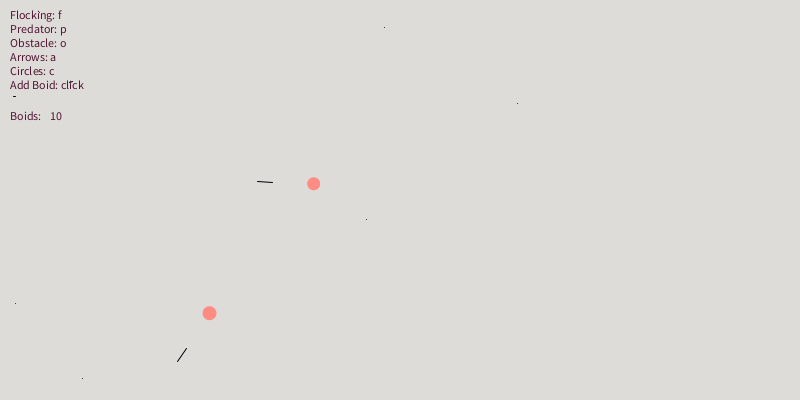
Frame 1 (no input)
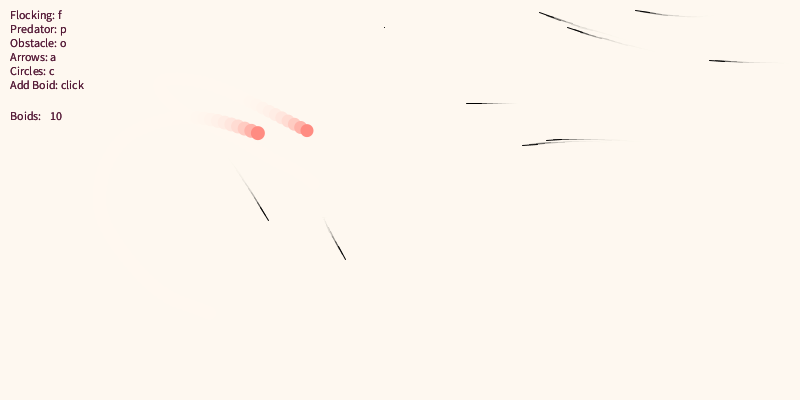
Frame 60 (the mouse pressed at the canvas centre just before this capture)
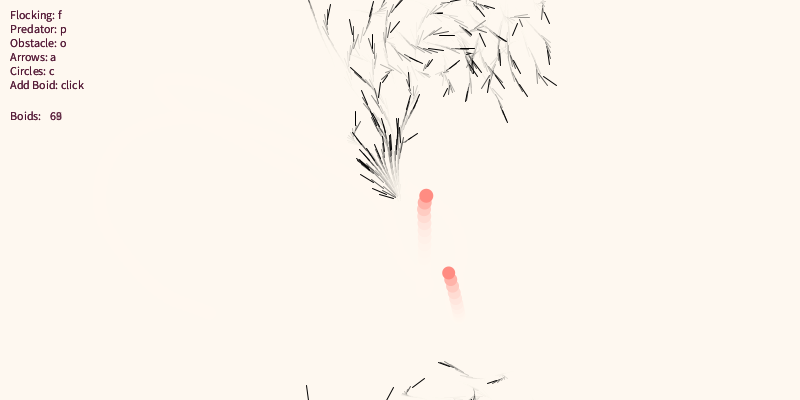
Frame 120 (the mouse held since frame 60 and released just before this capture)

The Processing sketch that drew these frames (run headless with seeded random() and noise(); from frame 60 on, the mouse is pressed at the canvas centre):

// Processing sketch: flocking_predator_tutorial
// ── flocking_predator_tutorial.pde
//A flocking simulation based on Daniel Shiffman's chapter 
//about steering forces in 'The nature of code'.
//Starts out with boidNum boids and predNum predators. 
//Clicking adds boids.
//if Obstacles is true, the boids flee from the mouse.
//There's some control over how the boids are displayed with 'a' and 'c'.
//Behaviour is controlled with 'f', 'p' and 'o'.
//abel_jansma(at)hotmail(dot)com


ArrayList<Boid> boids = new ArrayList<Boid>(); //To store all boids in.
ArrayList<Predator> preds = new ArrayList<Predator>(); //To store all predators in.
int boidNum = 10; //Initial number of boids created.
int predNum = 2; //Initial number of predators created.
PVector mouse; //Mouse-vector to use as obstacle.
float obstRad = 60; //Radius of mouse-obstacle.
int boolT = 0; //Keeps track of time to improve user-input.

boolean flocking = true; //Toggle flocking.
boolean arrow = true; //Toggle arrows.
boolean circle = false; //Toggle circles.
boolean predBool = true; //Toggle predators.
boolean obsBool = false; //Toggle obstacles.


void setup() {
  size(800, 400);
  smooth();

  for (int i=0; i<boidNum; i++) { //Make boidNum boids.
    boids.add(new Boid(new PVector(random(0, width), random(0, height))));
  }
  for (int j=0; j<predNum; j++) { //Make predNum predators.
    preds.add(new Predator(new PVector(random(0, width), random(0, height)), 50));
  }
}

void draw() {
  //background(255, 249, 240);
  fill(255, 249, 240, 90);
  noStroke();
  rect(0, 0, width, height);
  String legend = "Flocking: f \nPredator: p \nObstacle: o \nArrows: a \nCircles: c\nAdd Boid: click";
  fill(80, 20, 50);
  text(legend, 10, 10, 150, 120);  
  text("Boids:", 10, 120);
  text(boids.size(), 50, 120);
  if (mousePressed) { //Add boid by clicking.
    boids.add(new Boid(new PVector(mouseX, mouseY)));
  }

  for (Boid boid: boids) { //Cycle through all the boids and to the following for each:
    
    if (predBool) { //Flee from each predator.
      for (Predator pred: preds) { 
        PVector predBoid = pred.getLoc();
        boid.repelForce(predBoid, obstRad);
      }
    }
    if (obsBool) { //Flee from mouse.
      mouse = new PVector(mouseX, mouseY);
      boid.repelForce(mouse, obstRad);
    }
    if (flocking) { //Execute flocking rules.
      boid.flockForce(boids);
    }
    
    boid.display(circle, arrow); //Draw to screen.
    
  }
  for (Predator pred: preds) {
    //Predators use the same flocking behaviour as boids, but they use it to chase rather than flock.
    if (flocking) { 
      pred.flockForce(boids);
      for (Predator otherpred: preds){ //Predators should not run into other predators.
        if (otherpred.getLoc() != pred.getLoc()){
          pred.repelForce(otherpred.getLoc(), 30.0);
        }
      }
    }
    pred.display();
  }

  //Toggle booleans:
  //The boolT condition is there to make sure that one press isn't interpreted as multiple presses.
  if (keyPressed && key=='p' && boolT<40) {
    predBool = !predBool;
    println("pradator:", predBool);
    boolT = 0;
  }
  if (keyPressed && key=='o' && boolT<40) {
    obsBool = !obsBool;
    println("obstacle:", obsBool);
    boolT = 0;
  }
  if (keyPressed && key=='f' && boolT<40) {
    flocking = !flocking;
    println("Flocking:", flocking);
    boolT = 0;
  }
  if (keyPressed && key=='a' && boolT<40) {
    arrow = !arrow;
    println("Arrows:", arrow);
    boolT = 0;
  }
  if (keyPressed && key=='c' && boolT<40) {
    circle = !circle;
    println("circles:", circle);
    boolT = 0;
  }
}
// ── Boid.pde
class Boid {

  PVector loc;
  PVector vel;
  PVector acc;
  int mass; //to calculate accelerarion and radius of sphere.
  int maxForce = 6; //determines how much effect the different forces have on the acceleration.

  Boid(PVector location) {

    loc = location; //Boids start with given location and no vel or acc.
    vel = new PVector();
    acc = new PVector();
    mass = int(random(5, 10));
  }



  void flockForce(ArrayList<Boid> boids) {
    //The three behaviours that result in flocking; Defined below.
    avoidForce(boids);
    approachForce(boids);
    alignForce(boids);
  }

  void update() {
    //Calculate the next position of the boid.
    vel.add(acc);
    loc.add(vel);
    acc.mult(0); //Reset acc every time update() is called.
    vel.limit(5); //Arbitrary limit on speed.
    //Make canvas doughnut-shaped.
    if (loc.x<=0) {
      loc.x = width;
    }
    if (loc.x>width) {
      loc.x = 0;
    }
    if (loc.y<=0) {
      loc.y = height;
    }
    if (loc.y>height) {
      loc.y = 0;
    }
  }

  void applyF(PVector force) {
    //F=ma
    force.div(mass);
    acc.add(force);
  }

  void display(boolean circle, boolean arrow) {
    update();
    fill(0, 0);
    stroke(0);
    if (circle) {
      ellipse(loc.x, loc.y, mass, mass); //Show boid as circle of radius 'mass'.
    }
    if (arrow) {
      //Draw vel-vector, scaled by arvitrary factor 3.
      line(loc.x, loc.y, loc.x + 3*vel.x, loc.y + 3*vel.y);
      //Uncomment to display arrows instead of lines.
      //    pushMatrix();
      //    translate(loc.x+3*vel.x, loc.y+3*vel.y);
      //    rotate(vel.heading());
      //    line(0, 0, -5, -5);
      //    line(0, 0, -5, 5);
      //    popMatrix();
    }
  }

  void displayCircle() {
    ellipse(loc.x, loc.y, mass, mass); //Show boid as circle of radius 'mass'.
  }
  void displayArrow() {
    //Draw vel-vector, scaled by arvitrary factor 3.
    line(loc.x, loc.y, loc.x + 3*vel.x, loc.y + 3*vel.y);
    //Uncomment to display arrows instead of lines.
    //    pushMatrix();
    //    translate(loc.x+3*vel.x, loc.y+3*vel.y);
    //    rotate(vel.heading());
    //    line(0, 0, -5, -5);
    //    line(0, 0, -5, 5);
    //    popMatrix();
  }

  void avoidForce(ArrayList<Boid> boids) { 
    //Applies a force to the boid that makes 
    //him avoid the average position of other boids.
    float count = 0; //Keep track of how many boids are too close.
    PVector locSum = new PVector(); //To store positions of the ones that are too close.

    for (Boid other: boids) {
      int separation = mass + 20; //Desired separation from other boids. Arbitrarily linked to mass.

      PVector dist = PVector.sub(other.getLoc(), loc); //distance to other boid.
      float d = dist.mag();

      if (d != 0 && d<separation) { //If closer than desired, and not self.
        PVector otherLoc = other.getLoc();
        locSum.add(otherLoc); //All locs from closeby boids are added.
        count ++;
      }
    }
    if (count>0) { //Don't divide by zero.
      locSum.div(count); //Divide by number of positions that were added (to create average).
      PVector avoidVec = PVector.sub(loc, locSum); //AvoidVec connects loc and average loc.
      avoidVec.limit(maxForce*2.5); //Weigh by factor arbitrary factor 2.5.
      applyF(avoidVec);
    }
  }

  void approachForce(ArrayList<Boid> boids) {
    float count = 0; //Keep track of how many boids are within sight.
    PVector locSum = new PVector(); //To store locations of boids in sight.
    //Algorhithm analogous to avoidForve().
    for (Boid other: boids) {

      int approachRadius = mass + 60; //Radius in which to look for other boids.
      PVector dist = PVector.sub(other.getLoc(), loc);
      float d = dist.mag();

      if (d != 0 && d<approachRadius) {
        PVector otherLoc = other.getLoc();
        locSum.add(otherLoc);
        count ++;
      }
    }
    if (count>0) {
      locSum.div(count);
      PVector approachVec = PVector.sub(locSum, loc);
      approachVec.limit(maxForce);
      applyF(approachVec);
    }
  }

  void alignForce(ArrayList<Boid> boids) {

    float count = 0; //Keep track of how many boids are in sight.
    PVector velSum = new PVector(); //To store vels of boids in sight.
    //Algorhithm analogous to approach- and avoidForce.
    for (Boid other: boids) {
      int alignRadius = mass + 100;
      PVector dist = PVector.sub(other.getLoc(), loc);
      float d = dist.mag();

      if (d != 0 && d<alignRadius) {
        PVector otherVel = other.getVel();
        velSum.add(otherVel);
        count ++;
      }
    }
    if (count>0) {
      velSum.div(count);
      PVector alignVec = velSum;
      alignVec.limit(maxForce);
      applyF(alignVec);
    }
  }


  void repelForce(PVector obstacle, float radius) {
    //Force that drives boid away from obstacle.

    PVector futPos = PVector.add(loc, vel); //Calculate future position for more effective behavior.
    PVector dist = PVector.sub(obstacle, futPos);
    float d = dist.mag();


    if (d<=radius) {
      PVector repelVec = PVector.sub(loc, obstacle);
      repelVec.normalize();
      if (d != 0) { //Don't divide by zero.
        float scale = 1.0/d; //The closer to the obstacle, the stronger the force.
        repelVec.normalize();
        repelVec.mult(maxForce*7);
        if (repelVec.mag()<0) { //Don't let the boids turn around to avoid the obstacle.
          repelVec.y = 0;
        }
      }
      applyF(repelVec);
    }
  }



  //Easy way to acces loc and vel for any boid.
  PVector getLoc() {
    return loc;
  }

  PVector getVel() {
    return vel;
  }
}
// ── Predator.pde
class Predator extends Boid { //Predators are just boids with some extra characteristics.
  float maxForce = 10; //Predators are better at steering.
  Predator(PVector location, int scope) {
    super(location);
    mass = int(random(8, 15)); //Predators are bigger and have more mass.
  }

  void display() {
    update();
    fill(255, 140, 130);
    noStroke();
    ellipse(loc.x, loc.y, mass, mass);
  }

  void update() { //Same as for boid, but with different vel.limit().
    //Calculate the next position of the boid.
    vel.add(acc);
    loc.add(vel);
    acc.mult(0); //Reset acc every time update() is called.
    vel.limit(6); //Arbitrary limit on speed, hihger for a predator.
    //Make canvas doughnut-shaped.
    if (loc.x<=0) {
      loc.x = width;
    }
    if (loc.x>width) {
      loc.x = 0;
    }
    if (loc.y<=0) {
      loc.y = height;
    }
    if (loc.y>height) {
      loc.y = 0;
    }
  }

  void approachForce(ArrayList<Boid> boids) { //Same as for boid, but with bigger approachRadius.
    float count = 0;
    PVector locSum = new PVector();

    for (Boid other: boids) {

      int approachRadius = mass + 260;
      PVector dist = PVector.sub(other.getLoc(), loc);
      float d = dist.mag();

      if (d != 0 && d<approachRadius) {
        PVector otherLoc = other.getLoc();
        locSum.add(otherLoc);
        count ++;
      }
    }
    if (count>0) {
      locSum.div(count);
      PVector approachVec = PVector.sub(locSum, loc);
      approachVec.limit(maxForce);
      applyF(approachVec);
    }
  }
}
